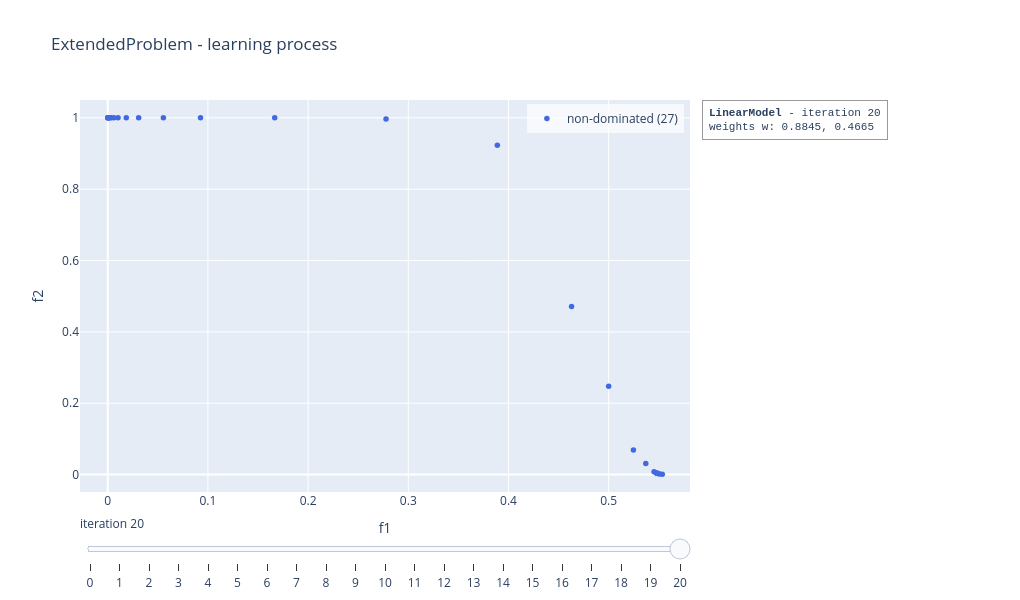

This figure's notebook cell:
### Code cell
linear_model.visualise("learning", show = False)

### Figure 1 — Plotly figure (JSON) as saved in the notebook; plotly's stock layout.template omitted (floating-point values rounded to 4 significant figures)
{"data": [{"marker": {"color": "royalblue", "size": 5.5}, "mode": "markers", "name": "non-dominated (27)", "type": "scatter", "x": [0.3889, 0.5, 0.463, 0.537, 0.5247, 0.2778, 0.5535, 0.5453, 0.09259, 0.5494, 0.5508, 0.5485, 0.5476, 0.548, 0.1667, 0.03086, 0.05556, 0.01029, 0.01852, 0.003429, 0.006173, 0.001143, 0.0006859, 0.002058, 0.0002286, 0.0, 1e-08], "y": [0.9231, 0.2476, 0.4713, 0.03098, 0.06857, 0.9968, 0.001119, 0.007956, 1.0, 0.002746, 0.001724, 0.00354, 0.00446, 0.00398, 1.0, 1.0, 1.0, 1.0, 1.0, 1.0, 1.0, 1.0, 1.0, 1.0, 1.0, 1.0, 1.0]}], "layout": {"annotations": [{"align": "left", "bgcolor": "rgba(255,255,255,0.85)", "bordercolor": "#999999", "borderpad": 6, "borderwidth": 1, "font": {"family": "Courier New, monospace", "size": 11}, "showarrow": false, "text": "<b>LinearModel</b> - iteration 20<br>weights w: 0.8845, 0.4665", "x": 1.02, "xanchor": "left", "xref": "paper", "y": 1, "yanchor": "top", "yref": "paper"}], "height": 600, "legend": {"bgcolor": "rgba(255,255,255,0.7)", "x": 0.99, "xanchor": "right", "y": 0.99, "yanchor": "top"}, "margin": {"r": 330}, "showlegend": true, "sliders": [{"active": 20, "currentvalue": {"prefix": "iteration "}, "steps": [{"args": [["0"], {"frame": {"redraw": true}, "mode": "immediate"}], "label": "0", "method": "animate"}, {"args": [["1"], {"frame": {"redraw": true}, "mode": "immediate"}], "label": "1", "method": "animate"}, {"args": [["2"], {"frame": {"redraw": true}, "mode": "immediate"}], "label": "2", "method": "animate"}, {"args": [["3"], {"frame": {"redraw": true}, "mode": "immediate"}], "label": "3", "method": "animate"}, {"args": [["4"], {"frame": {"redraw": true}, "mode": "immediate"}], "label": "4", "method": "animate"}, {"args": [["5"], {"frame": {"redraw": true}, "mode": "immediate"}], "label": "5", "method": "animate"}, {"args": [["6"], {"frame": {"redraw": true}, "mode": "immediate"}], "label": "6", "method": "animate"}, {"args": [["7"], {"frame": {"redraw": true}, "mode": "immediate"}], "label": "7", "method": "animate"}, {"args": [["8"], {"frame": {"redraw": true}, "mode": "immediate"}], "label": "8", "method": "animate"}, {"args": [["9"], {"frame": {"redraw": true}, "mode": "immediate"}], "label": "9", "method": "animate"}, {"args": [["10"], {"frame": {"redraw": true}, "mode": "immediate"}], "label": "10", "method": "animate"}, {"args": [["11"], {"frame": {"redraw": true}, "mode": "immediate"}], "label": "11", "method": "animate"}, {"args": [["12"], {"frame": {"redraw": true}, "mode": "immediate"}], "label": "12", "method": "animate"}, {"args": [["13"], {"frame": {"redraw": true}, "mode": "immediate"}], "label": "13", "method": "animate"}, {"args": [["14"], {"frame": {"redraw": true}, "mode": "immediate"}], "label": "14", "method": "animate"}, {"args": [["15"], {"frame": {"redraw": true}, "mode": "immediate"}], "label": "15", "method": "animate"}, {"args": [["16"], {"frame": {"redraw": true}, "mode": "immediate"}], "label": "16", "method": "animate"}, {"args": [["17"], {"frame": {"redraw": true}, "mode": "immediate"}], "label": "17", "method": "animate"}, {"args": [["18"], {"frame": {"redraw": true}, "mode": "immediate"}], "label": "18", "method": "animate"}, {"args": [["19"], {"frame": {"redraw": true}, "mode": "immediate"}], "label": "19", "method": "animate"}, {"args": [["20"], {"frame": {"redraw": true}, "mode": "immediate"}], "label": "20", "method": "animate"}]}], "title": {"text": "ExtendedProblem - learning process"}, "width": 1020, "xaxis": {"range": [-0.02767, 0.5812], "title": {"text": "f1"}}, "yaxis": {"range": [-0.04883, 1.05], "title": {"text": "f2"}}}}
